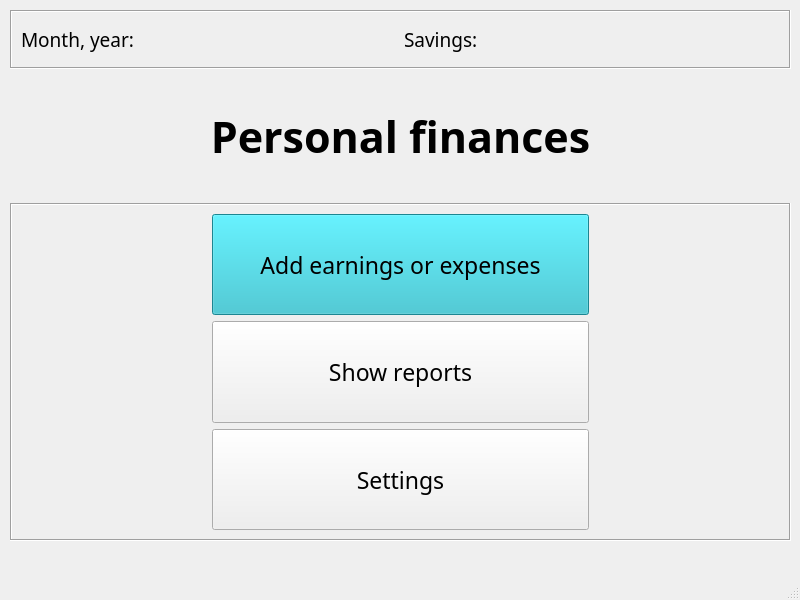
<?xml version="1.0" encoding="UTF-8"?>
<ui version="4.0">
 <class>MainWindow</class>
 <widget class="QMainWindow" name="MainWindow">
  <property name="geometry">
   <rect>
    <x>0</x>
    <y>0</y>
    <width>800</width>
    <height>600</height>
   </rect>
  </property>
  <property name="sizePolicy">
   <sizepolicy hsizetype="Fixed" vsizetype="Fixed">
    <horstretch>0</horstretch>
    <verstretch>0</verstretch>
   </sizepolicy>
  </property>
  <property name="windowTitle">
   <string>Personal finances</string>
  </property>
  <widget class="QWidget" name="centralwidget">
   <widget class="QWidget" name="gridLayoutWidget">
    <property name="geometry">
     <rect>
      <x>0</x>
      <y>0</y>
      <width>801</width>
      <height>551</height>
     </rect>
    </property>
    <layout class="QGridLayout" name="gridLayout">
     <property name="sizeConstraint">
      <enum>QLayout::SetDefaultConstraint</enum>
     </property>
     <property name="leftMargin">
      <number>10</number>
     </property>
     <property name="topMargin">
      <number>10</number>
     </property>
     <property name="rightMargin">
      <number>10</number>
     </property>
     <property name="bottomMargin">
      <number>10</number>
     </property>
     <item row="1" column="0">
      <widget class="QLabel" name="window_title">
       <property name="sizePolicy">
        <sizepolicy hsizetype="Preferred" vsizetype="Maximum">
         <horstretch>0</horstretch>
         <verstretch>0</verstretch>
        </sizepolicy>
       </property>
       <property name="minimumSize">
        <size>
         <width>0</width>
         <height>122</height>
        </size>
       </property>
       <property name="font">
        <font>
         <family>Candara</family>
         <pointsize>32</pointsize>
         <bold>true</bold>
        </font>
       </property>
       <property name="text">
        <string>Personal finances</string>
       </property>
       <property name="alignment">
        <set>Qt::AlignCenter</set>
       </property>
      </widget>
     </item>
     <item row="0" column="0">
      <widget class="QFrame" name="header_frm">
       <property name="sizePolicy">
        <sizepolicy hsizetype="Preferred" vsizetype="Maximum">
         <horstretch>0</horstretch>
         <verstretch>0</verstretch>
        </sizepolicy>
       </property>
       <property name="minimumSize">
        <size>
         <width>0</width>
         <height>59</height>
        </size>
       </property>
       <property name="frameShape">
        <enum>QFrame::Box</enum>
       </property>
       <property name="frameShadow">
        <enum>QFrame::Sunken</enum>
       </property>
       <layout class="QHBoxLayout" name="horizontalLayout">
        <item>
         <widget class="QLabel" name="month_year_lbl">
          <property name="font">
           <font>
            <family>Candara</family>
            <pointsize>14</pointsize>
           </font>
          </property>
          <property name="text">
           <string>Month, year: </string>
          </property>
         </widget>
        </item>
        <item>
         <widget class="QLabel" name="savings_lbl">
          <property name="font">
           <font>
            <family>Candara</family>
            <pointsize>14</pointsize>
           </font>
          </property>
          <property name="text">
           <string>Savings:</string>
          </property>
         </widget>
        </item>
       </layout>
      </widget>
     </item>
     <item row="2" column="0">
      <widget class="QFrame" name="main_frm">
       <property name="frameShape">
        <enum>QFrame::Box</enum>
       </property>
       <property name="frameShadow">
        <enum>QFrame::Sunken</enum>
       </property>
       <layout class="QVBoxLayout" name="verticalLayout">
        <property name="leftMargin">
         <number>200</number>
        </property>
        <property name="rightMargin">
         <number>200</number>
        </property>
        <item>
         <widget class="QPushButton" name="add_earnings_expenses_btn">
          <property name="sizePolicy">
           <sizepolicy hsizetype="Minimum" vsizetype="Minimum">
            <horstretch>0</horstretch>
            <verstretch>0</verstretch>
           </sizepolicy>
          </property>
          <property name="palette">
           <palette>
            <active>
             <colorrole role="WindowText">
              <brush brushstyle="SolidPattern">
               <color alpha="255">
                <red>0</red>
                <green>0</green>
                <blue>0</blue>
               </color>
              </brush>
             </colorrole>
             <colorrole role="Button">
              <brush brushstyle="SolidPattern">
               <color alpha="255">
                <red>39</red>
                <green>188</green>
                <blue>204</blue>
               </color>
              </brush>
             </colorrole>
             <colorrole role="Light">
              <brush brushstyle="SolidPattern">
               <color alpha="255">
                <red>100</red>
                <green>240</green>
                <blue>255</blue>
               </color>
              </brush>
             </colorrole>
             <colorrole role="Midlight">
              <brush brushstyle="SolidPattern">
               <color alpha="255">
                <red>69</red>
                <green>214</green>
                <blue>229</blue>
               </color>
              </brush>
             </colorrole>
             <colorrole role="Dark">
              <brush brushstyle="SolidPattern">
               <color alpha="255">
                <red>20</red>
                <green>94</green>
                <blue>102</blue>
               </color>
              </brush>
             </colorrole>
             <colorrole role="Mid">
              <brush brushstyle="SolidPattern">
               <color alpha="255">
                <red>26</red>
                <green>125</green>
                <blue>136</blue>
               </color>
              </brush>
             </colorrole>
             <colorrole role="Text">
              <brush brushstyle="SolidPattern">
               <color alpha="255">
                <red>0</red>
                <green>0</green>
                <blue>0</blue>
               </color>
              </brush>
             </colorrole>
             <colorrole role="BrightText">
              <brush brushstyle="SolidPattern">
               <color alpha="255">
                <red>255</red>
                <green>255</green>
                <blue>255</blue>
               </color>
              </brush>
             </colorrole>
             <colorrole role="ButtonText">
              <brush brushstyle="SolidPattern">
               <color alpha="255">
                <red>0</red>
                <green>0</green>
                <blue>0</blue>
               </color>
              </brush>
             </colorrole>
             <colorrole role="Base">
              <brush brushstyle="SolidPattern">
               <color alpha="255">
                <red>255</red>
                <green>255</green>
                <blue>255</blue>
               </color>
              </brush>
             </colorrole>
             <colorrole role="Window">
              <brush brushstyle="SolidPattern">
               <color alpha="255">
                <red>39</red>
                <green>188</green>
                <blue>204</blue>
               </color>
              </brush>
             </colorrole>
             <colorrole role="Shadow">
              <brush brushstyle="SolidPattern">
               <color alpha="255">
                <red>0</red>
                <green>0</green>
                <blue>0</blue>
               </color>
              </brush>
             </colorrole>
             <colorrole role="AlternateBase">
              <brush brushstyle="SolidPattern">
               <color alpha="255">
                <red>147</red>
                <green>221</green>
                <blue>229</blue>
               </color>
              </brush>
             </colorrole>
             <colorrole role="ToolTipBase">
              <brush brushstyle="SolidPattern">
               <color alpha="255">
                <red>255</red>
                <green>255</green>
                <blue>220</blue>
               </color>
              </brush>
             </colorrole>
             <colorrole role="ToolTipText">
              <brush brushstyle="SolidPattern">
               <color alpha="255">
                <red>0</red>
                <green>0</green>
                <blue>0</blue>
               </color>
              </brush>
             </colorrole>
             <colorrole role="PlaceholderText">
              <brush brushstyle="SolidPattern">
               <color alpha="127">
                <red>0</red>
                <green>0</green>
                <blue>0</blue>
               </color>
              </brush>
             </colorrole>
            </active>
            <inactive>
             <colorrole role="WindowText">
              <brush brushstyle="SolidPattern">
               <color alpha="255">
                <red>0</red>
                <green>0</green>
                <blue>0</blue>
               </color>
              </brush>
             </colorrole>
             <colorrole role="Button">
              <brush brushstyle="SolidPattern">
               <color alpha="255">
                <red>39</red>
                <green>188</green>
                <blue>204</blue>
               </color>
              </brush>
             </colorrole>
             <colorrole role="Light">
              <brush brushstyle="SolidPattern">
               <color alpha="255">
                <red>100</red>
                <green>240</green>
                <blue>255</blue>
               </color>
              </brush>
             </colorrole>
             <colorrole role="Midlight">
              <brush brushstyle="SolidPattern">
               <color alpha="255">
                <red>69</red>
                <green>214</green>
                <blue>229</blue>
               </color>
              </brush>
             </colorrole>
             <colorrole role="Dark">
              <brush brushstyle="SolidPattern">
               <color alpha="255">
                <red>20</red>
                <green>94</green>
                <blue>102</blue>
               </color>
              </brush>
             </colorrole>
             <colorrole role="Mid">
              <brush brushstyle="SolidPattern">
               <color alpha="255">
                <red>26</red>
                <green>125</green>
                <blue>136</blue>
               </color>
              </brush>
             </colorrole>
             <colorrole role="Text">
              <brush brushstyle="SolidPattern">
               <color alpha="255">
                <red>0</red>
                <green>0</green>
                <blue>0</blue>
               </color>
              </brush>
             </colorrole>
             <colorrole role="BrightText">
              <brush brushstyle="SolidPattern">
               <color alpha="255">
                <red>255</red>
                <green>255</green>
                <blue>255</blue>
               </color>
              </brush>
             </colorrole>
             <colorrole role="ButtonText">
              <brush brushstyle="SolidPattern">
               <color alpha="255">
                <red>0</red>
                <green>0</green>
                <blue>0</blue>
               </color>
              </brush>
             </colorrole>
             <colorrole role="Base">
              <brush brushstyle="SolidPattern">
               <color alpha="255">
                <red>255</red>
                <green>255</green>
                <blue>255</blue>
               </color>
              </brush>
             </colorrole>
             <colorrole role="Window">
              <brush brushstyle="SolidPattern">
               <color alpha="255">
                <red>39</red>
                <green>188</green>
                <blue>204</blue>
               </color>
              </brush>
             </colorrole>
             <colorrole role="Shadow">
              <brush brushstyle="SolidPattern">
               <color alpha="255">
                <red>0</red>
                <green>0</green>
                <blue>0</blue>
               </color>
              </brush>
             </colorrole>
             <colorrole role="AlternateBase">
              <brush brushstyle="SolidPattern">
               <color alpha="255">
                <red>147</red>
                <green>221</green>
                <blue>229</blue>
               </color>
              </brush>
             </colorrole>
             <colorrole role="ToolTipBase">
              <brush brushstyle="SolidPattern">
               <color alpha="255">
                <red>255</red>
                <green>255</green>
                <blue>220</blue>
               </color>
              </brush>
             </colorrole>
             <colorrole role="ToolTipText">
              <brush brushstyle="SolidPattern">
               <color alpha="255">
                <red>0</red>
                <green>0</green>
                <blue>0</blue>
               </color>
              </brush>
             </colorrole>
             <colorrole role="PlaceholderText">
              <brush brushstyle="SolidPattern">
               <color alpha="127">
                <red>0</red>
                <green>0</green>
                <blue>0</blue>
               </color>
              </brush>
             </colorrole>
            </inactive>
            <disabled>
             <colorrole role="WindowText">
              <brush brushstyle="SolidPattern">
               <color alpha="255">
                <red>20</red>
                <green>94</green>
                <blue>102</blue>
               </color>
              </brush>
             </colorrole>
             <colorrole role="Button">
              <brush brushstyle="SolidPattern">
               <color alpha="255">
                <red>39</red>
                <green>188</green>
                <blue>204</blue>
               </color>
              </brush>
             </colorrole>
             <colorrole role="Light">
              <brush brushstyle="SolidPattern">
               <color alpha="255">
                <red>100</red>
                <green>240</green>
                <blue>255</blue>
               </color>
              </brush>
             </colorrole>
             <colorrole role="Midlight">
              <brush brushstyle="SolidPattern">
               <color alpha="255">
                <red>69</red>
                <green>214</green>
                <blue>229</blue>
               </color>
              </brush>
             </colorrole>
             <colorrole role="Dark">
              <brush brushstyle="SolidPattern">
               <color alpha="255">
                <red>20</red>
                <green>94</green>
                <blue>102</blue>
               </color>
              </brush>
             </colorrole>
             <colorrole role="Mid">
              <brush brushstyle="SolidPattern">
               <color alpha="255">
                <red>26</red>
                <green>125</green>
                <blue>136</blue>
               </color>
              </brush>
             </colorrole>
             <colorrole role="Text">
              <brush brushstyle="SolidPattern">
               <color alpha="255">
                <red>20</red>
                <green>94</green>
                <blue>102</blue>
               </color>
              </brush>
             </colorrole>
             <colorrole role="BrightText">
              <brush brushstyle="SolidPattern">
               <color alpha="255">
                <red>255</red>
                <green>255</green>
                <blue>255</blue>
               </color>
              </brush>
             </colorrole>
             <colorrole role="ButtonText">
              <brush brushstyle="SolidPattern">
               <color alpha="255">
                <red>20</red>
                <green>94</green>
                <blue>102</blue>
               </color>
              </brush>
             </colorrole>
             <colorrole role="Base">
              <brush brushstyle="SolidPattern">
               <color alpha="255">
                <red>39</red>
                <green>188</green>
                <blue>204</blue>
               </color>
              </brush>
             </colorrole>
             <colorrole role="Window">
              <brush brushstyle="SolidPattern">
               <color alpha="255">
                <red>39</red>
                <green>188</green>
                <blue>204</blue>
               </color>
              </brush>
             </colorrole>
             <colorrole role="Shadow">
              <brush brushstyle="SolidPattern">
               <color alpha="255">
                <red>0</red>
                <green>0</green>
                <blue>0</blue>
               </color>
              </brush>
             </colorrole>
             <colorrole role="AlternateBase">
              <brush brushstyle="SolidPattern">
               <color alpha="255">
                <red>39</red>
                <green>188</green>
                <blue>204</blue>
               </color>
              </brush>
             </colorrole>
             <colorrole role="ToolTipBase">
              <brush brushstyle="SolidPattern">
               <color alpha="255">
                <red>255</red>
                <green>255</green>
                <blue>220</blue>
               </color>
              </brush>
             </colorrole>
             <colorrole role="ToolTipText">
              <brush brushstyle="SolidPattern">
               <color alpha="255">
                <red>0</red>
                <green>0</green>
                <blue>0</blue>
               </color>
              </brush>
             </colorrole>
             <colorrole role="PlaceholderText">
              <brush brushstyle="SolidPattern">
               <color alpha="127">
                <red>20</red>
                <green>94</green>
                <blue>102</blue>
               </color>
              </brush>
             </colorrole>
            </disabled>
           </palette>
          </property>
          <property name="font">
           <font>
            <family>Candara</family>
            <pointsize>17</pointsize>
           </font>
          </property>
          <property name="text">
           <string>Add earnings or expenses</string>
          </property>
         </widget>
        </item>
        <item>
         <widget class="QPushButton" name="show_reports_btn">
          <property name="sizePolicy">
           <sizepolicy hsizetype="Minimum" vsizetype="Minimum">
            <horstretch>0</horstretch>
            <verstretch>0</verstretch>
           </sizepolicy>
          </property>
          <property name="font">
           <font>
            <family>Candara</family>
            <pointsize>17</pointsize>
           </font>
          </property>
          <property name="text">
           <string>Show reports</string>
          </property>
         </widget>
        </item>
        <item>
         <widget class="QPushButton" name="settings_btn">
          <property name="sizePolicy">
           <sizepolicy hsizetype="Minimum" vsizetype="Minimum">
            <horstretch>0</horstretch>
            <verstretch>0</verstretch>
           </sizepolicy>
          </property>
          <property name="font">
           <font>
            <family>Candara</family>
            <pointsize>17</pointsize>
           </font>
          </property>
          <property name="text">
           <string>Settings</string>
          </property>
         </widget>
        </item>
       </layout>
      </widget>
     </item>
    </layout>
   </widget>
  </widget>
  <widget class="QMenuBar" name="menubar">
   <property name="geometry">
    <rect>
     <x>0</x>
     <y>0</y>
     <width>800</width>
     <height>22</height>
    </rect>
   </property>
  </widget>
  <widget class="QStatusBar" name="statusbar"/>
 </widget>
 <resources/>
 <connections/>
</ui>
